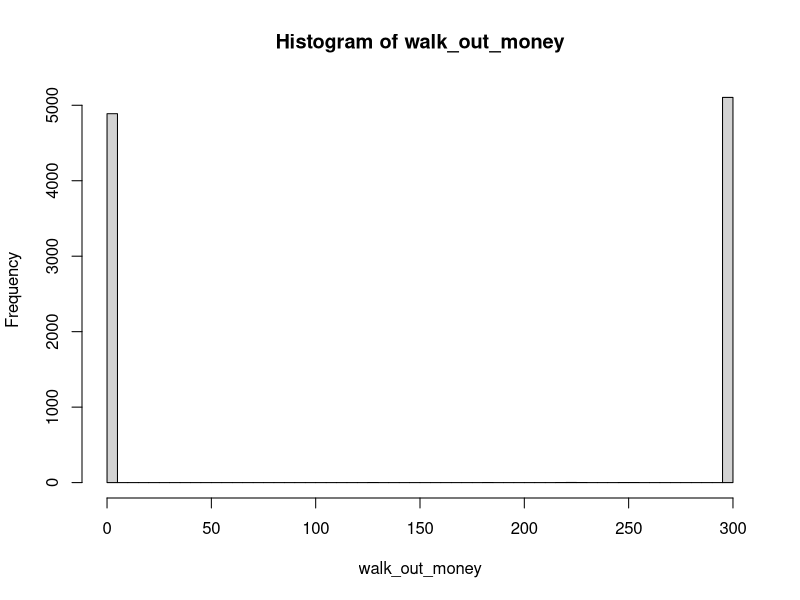
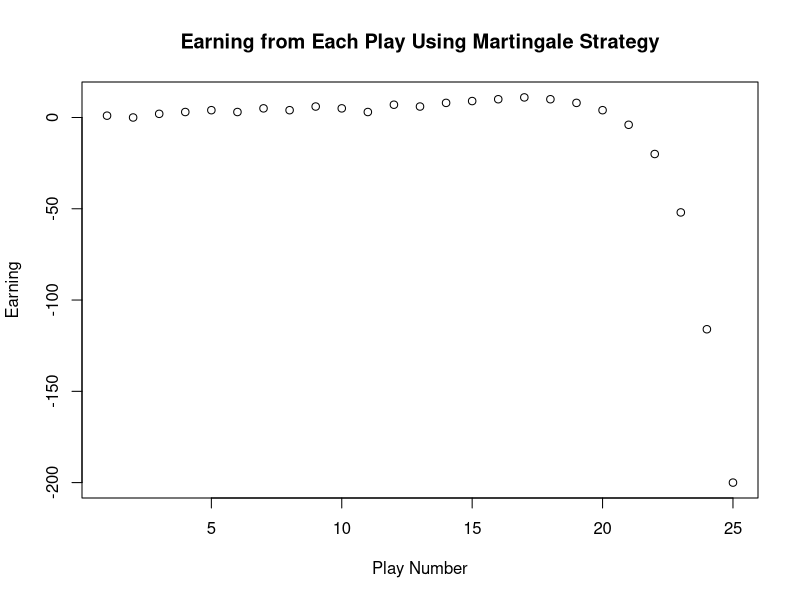
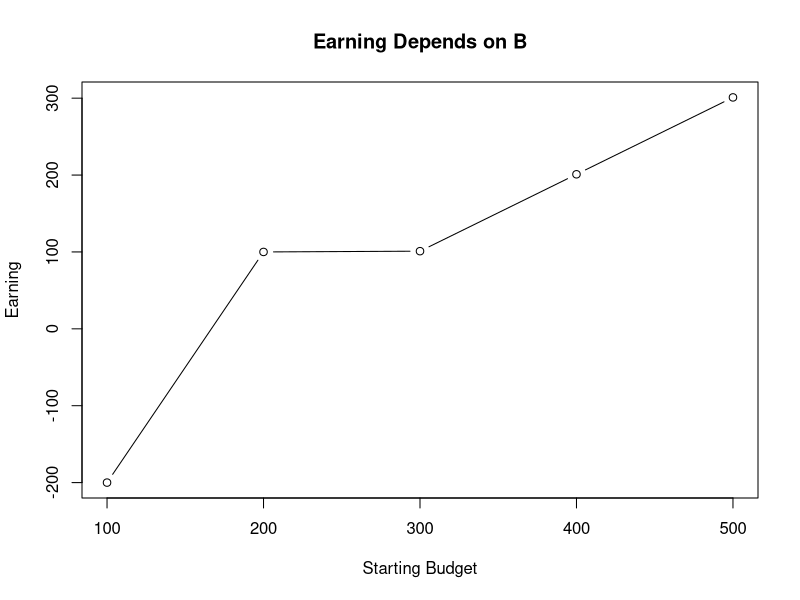
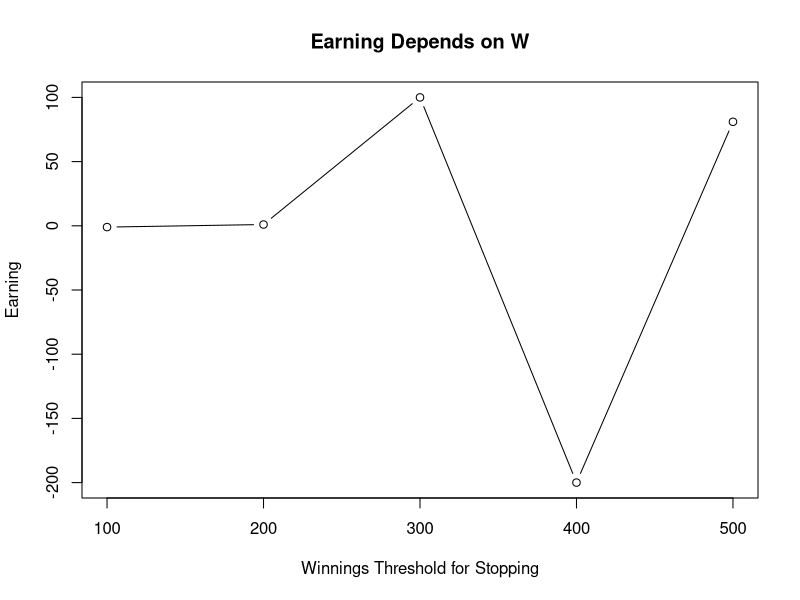
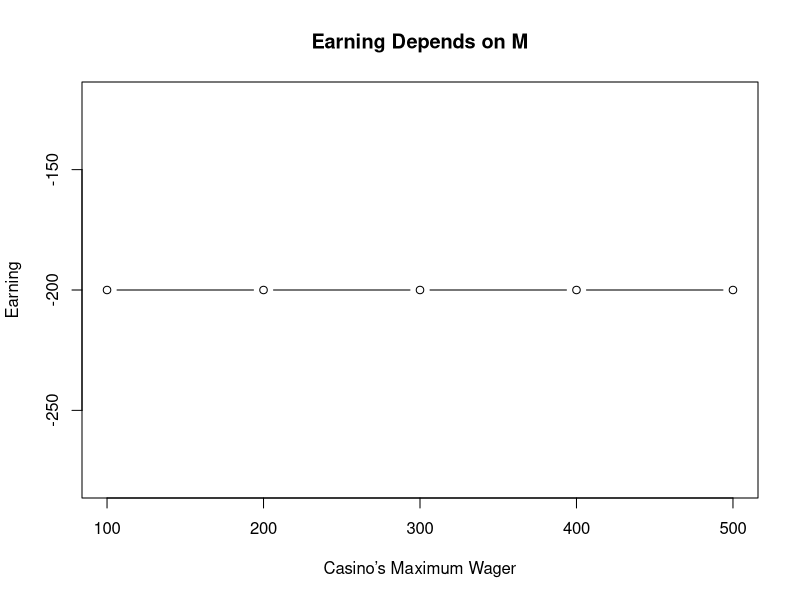

Write R code to recreate these figures, in order.
## ---- chunk 1
knitr::opts_chunk$set(echo=TRUE, warning=FALSE, message=FALSE, cache=TRUE)
## ---- chunk 2
library(tidyverse)
library(dplyr)
## ---- chunk 3
#' @return The updated state list
one_play <- function(state){
  
    # Wager
    proposed_wager <- ifelse(state$previous_win, 1, 2*state$previous_wager)
    wager <- min(proposed_wager, state$M, state$B)
    # Spin of the wheel
    red <- rbinom(1,1,18/38)
    # Update state
    state$plays <- state$plays + 1
    state$previous_wager <- wager
    if(red){
      # WIN
      state$B <- state$B + wager
      state$previous_win <- TRUE
    }else{
      # LOSE
      state$B <- state$B - wager
      state$previous_win <- FALSE
    }
  state
}
## ---- chunk 4
#' Stopping rule
#'
#' Takes the state list and determines if the gambler has to stop
#' @param state A list.  See one_play
#' @return TRUE/FALSE
stop_play <- function(state){
  if(state$B <= 0) return(TRUE)
  if(state$plays >= state$L) return(TRUE)
  if(state$B >= state$W) return(TRUE)
  FALSE
}


#' Play roulette to either bankruptcy, success, or play limits
#'
#' @param B number, the starting budget
#' @param W number, the budget threshold for successfully stoping
#' @param L number, the maximum number of plays 
#' @param M number, the casino wager limit
#' @return A vector of budget values calculated after each play.
one_series <- function(
    B = 200
  , W = 300
  , L = 1000
  , M = 100
){

  # initial state
  state <- list(
    B = B
  , W = W
  , L = L
  , M = M
  , plays = 0
  , previous_wager = 0
  , previous_win = TRUE
  )
  
  # vector to store budget over series of plays
  budget <- rep(NA, L)
  
  # For loop of plays
  for(i in 1:L){
    new_state <- state %>% one_play
    budget[i] <- new_state$B
    if(new_state %>% stop_play){
      return(budget[1:i])
    }
    state <- new_state
  }
  budget    
}

# helper function
get_last <- function(x) x[length(x)]

# Simulation
walk_out_money <- rep(NA, 10000)
for(j in seq_along(walk_out_money)){
  walk_out_money[j] <- one_series(B = 200, W = 300, L = 1000, M = 100) %>% get_last
}
# Walk out money distribution
hist(walk_out_money, breaks = 100)
## ---- chunk 5
# Estimated probability of walking out with extra cash
mean(walk_out_money > 200)
## ---- chunk 6
# Estimated earnings
mean(walk_out_money - 200)
## ---- chunk 7
library(magrittr)
single_spin <- function(){
  possible_outcomes <- c(rep("red",18), rep("black",18), rep("green",2))
  sample(possible_outcomes, 1)
}

martingale_wager <- function(
  previous_wager
  , previous_outcome
  , max_wager
  , current_budget
){
  if(previous_outcome == "red") return(1)
  min(2*previous_wager, max_wager, current_budget)
}

one_play <- function(previous_ledger_entry, max_wager){
  # Create a copy of the input object that will become the output object
  out <- previous_ledger_entry
  out[1, "game_index"] <- previous_ledger_entry[1, "game_index"] + 1
  out[1, "starting_budget"] <- previous_ledger_entry[1, "ending_budget"]
  out[1, "wager"] <- martingale_wager(
    previous_wager = previous_ledger_entry[1, "wager"]
    , previous_outcome = previous_ledger_entry[1, "outcome"]
    , max_wager = max_wager
    , current_budget = out[1, "starting_budget"]
  )
  out[1, "outcome"] <- single_spin()
  out[1, "ending_budget"] <- out[1, "starting_budget"] + 
    ifelse(out[1, "outcome"] == "red", +1, -1)*out[1, "wager"]
  return(out)
}

one_series <- function(
  max_games, starting_budget, winning_threshold, max_wager
){
  # Initialize ledger
  ledger <- data.frame(
      game_index = 0:max_games
    , starting_budget = NA_integer_
    , wager = NA_integer_
    , outcome = NA_character_
    , ending_budget = NA_integer_
  )
  ledger[1, "wager"] <- 1
  ledger[1, "outcome"] <- "red"
  ledger[1, "ending_budget"] <- starting_budget
  for(i in 2:nrow(ledger)){
    #browser()
    ledger[i,] <- one_play(ledger[i-1,], max_wager)
    if(stopping_rule(ledger[i,], winning_threshold)) break
  }
  # Return non-empty portion of ledger
  ledger[2:i, ]
}

stopping_rule <- function(
  ledger_entry
  , winning_threshold
){
  ending_budget <- ledger_entry[1, "ending_budget"]
  if(ending_budget <= 0) return(TRUE)
  if(ending_budget >= winning_threshold) return(TRUE)
  FALSE
}

profit <- function(ledger){
  n <- nrow(ledger)
  profit <- ledger[n, "ending_budget"] - ledger[1, "starting_budget"]
  return(profit)
}
## ---- chunk 8
epg <- one_series(1000, 200, 300, 100)
#head(epg)
plot(epg$game_index, (epg$ending_budget-200), main="Earning from Each Play Using Martingale Strategy", 
   xlab="Play Number", ylab="Earning")
## ---- chunk 9
one_play <- function(state){
  
    # Wager
    proposed_wager <- ifelse(state$previous_win, 1, 2*state$previous_wager)
    wager <- min(proposed_wager, state$M, state$B)
    
    # Spin of the wheel
    red <- rbinom(1,1,18/38)
    # Update state
    state$plays <- state$plays + 1
    state$previous_wager <- wager
    if(red){
      # WIN
      state$B <- state$B + wager
      state$previous_win <- TRUE
    }else{
      # LOSE
      state$B <- state$B - wager
      state$previous_win <- FALSE
    }
  state
}


#' Stopping rule
#'
#' Takes the state list and determines if the gambler has to stop
#' @param state A list.  See one_play
#' @return TRUE/FALSE
stop_play <- function(state){
  if(state$B <= 0) return(TRUE)
  if(state$plays >= state$L) return(TRUE)
  if(state$B >= state$W) return(TRUE)
  FALSE
}


#' Play roulette to either bankruptcy, success, or play limits
#'
#' @param B number, the starting budget
#' @param W number, the budget threshold for successfully stoping
#' @param L number, the maximum number of plays 
#' @param M number, the casino wager limit
#' @return A vector of budget values calculated after each play.
one_series <- function(
    B = 200
  , W = 300
  , L = 1000
  , M = 100
){

  # initial state
  state <- list(
    B = B
  , W = W
  , L = L
  , M = M
  , plays = 0
  , previous_wager = 0
  , previous_win = TRUE
  )
  
  # vector to store budget over series of plays
  budget <- rep(NA, L)
  
  # For loop of plays
  for(i in 1:L){
    new_state <- state %>% one_play
    budget[i] <- new_state$B
    if(new_state %>% stop_play){
      return(budget[1:i])
    }
    state <- new_state
  }
  budget    
}

# helper function
get_last <- function(x) x[length(x)] 
## ---- chunk 10
#Changing B
cB <- c(100,200,300,400,500)
Earning <- vector()
for (i in 1:length(cB)){
  Earning[i] <- one_series(cB[i], 300, 1000, 100) %>% get_last() - 200
}
plot(cB, Earning, type="b", main="Earning Depends on B", xlab= "Starting Budget", ylab = "Earning")
## ---- chunk 11
#Changing W
cW <- c(100,200,300,400,500)
Earning <- vector()
for (i in 1:length(cW)){
  Earning[i] <- one_series(200, cW[i], 1000, 100) %>% get_last() - 200
  
}

plot(cW, Earning, type="b", main="Earning Depends on W", xlab= "Winnings Threshold for Stopping", ylab = "Earning")
## ---- chunk 12
#Changing M
cM <- c(100,200,300,400,500)
Earning <- vector()
for (i in 1:length(cM)){
  Earning[i] <- one_series(200, 300, 1000, cM[i]) %>% get_last() - 200
  
}

plot(cM, Earning, type="b", main="Earning Depends on M", xlab= "Casino’s Maximum Wager", ylab = "Earning")
## ---- chunk 13
play_number_before_stopping <- rep(NA, 1000)
for(i in seq_along(play_number_before_stopping)){
  play_number_before_stopping[i] <- one_series(200,300,1000,100) %>% length
}
mean(play_number_before_stopping)
